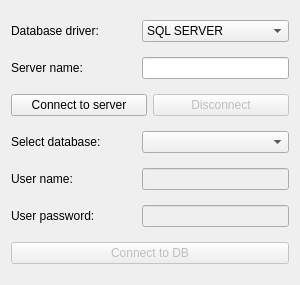
<?xml version="1.0" encoding="UTF-8"?>
<ui version="4.0">
 <class>LoginForm</class>
 <widget class="QWidget" name="LoginForm">
  <property name="geometry">
   <rect>
    <x>0</x>
    <y>0</y>
    <width>300</width>
    <height>285</height>
   </rect>
  </property>
  <property name="minimumSize">
   <size>
    <width>300</width>
    <height>285</height>
   </size>
  </property>
  <property name="maximumSize">
   <size>
    <width>300</width>
    <height>285</height>
   </size>
  </property>
  <property name="windowTitle">
   <string>Login</string>
  </property>
  <property name="windowIcon">
   <iconset resource="../content.qrc">
    <normaloff>:/login/images/icons8_login.ico</normaloff>:/login/images/icons8_login.ico</iconset>
  </property>
  <property name="accessibleDescription">
   <string notr="true"/>
  </property>
  <property name="windowFilePath">
   <string notr="true"/>
  </property>
  <layout class="QVBoxLayout" name="verticalLayout">
   <item>
    <layout class="QHBoxLayout" name="driverListLayout">
     <item>
      <widget class="QLabel" name="label">
       <property name="minimumSize">
        <size>
         <width>125</width>
         <height>0</height>
        </size>
       </property>
       <property name="maximumSize">
        <size>
         <width>125</width>
         <height>125</height>
        </size>
       </property>
       <property name="text">
        <string>Database driver:</string>
       </property>
      </widget>
     </item>
     <item>
      <widget class="QComboBox" name="DriverList">
       <property name="currentIndex">
        <number>0</number>
       </property>
       <property name="maxVisibleItems">
        <number>2</number>
       </property>
       <property name="maxCount">
        <number>2</number>
       </property>
       <item>
        <property name="text">
         <string notr="true" extracomment="QODBC">SQL SERVER</string>
        </property>
       </item>
      </widget>
     </item>
    </layout>
   </item>
   <item>
    <layout class="QHBoxLayout" name="serverLayout">
     <item>
      <widget class="QLabel" name="label_6">
       <property name="minimumSize">
        <size>
         <width>125</width>
         <height>0</height>
        </size>
       </property>
       <property name="maximumSize">
        <size>
         <width>125</width>
         <height>16777215</height>
        </size>
       </property>
       <property name="text">
        <string>Server name:</string>
       </property>
      </widget>
     </item>
     <item>
      <widget class="QLineEdit" name="ServerNameLine"/>
     </item>
    </layout>
   </item>
   <item>
    <layout class="QHBoxLayout" name="ServerConnectionayout">
     <item>
      <widget class="QPushButton" name="ConnectServerButton">
       <property name="text">
        <string>Connect to server</string>
       </property>
      </widget>
     </item>
     <item>
      <widget class="QPushButton" name="DisconnectServerButton">
       <property name="enabled">
        <bool>false</bool>
       </property>
       <property name="text">
        <string>Disconnect</string>
       </property>
      </widget>
     </item>
    </layout>
   </item>
   <item>
    <layout class="QHBoxLayout" name="databaseListLayout">
     <item>
      <widget class="QLabel" name="label_2">
       <property name="minimumSize">
        <size>
         <width>125</width>
         <height>0</height>
        </size>
       </property>
       <property name="maximumSize">
        <size>
         <width>125</width>
         <height>125</height>
        </size>
       </property>
       <property name="text">
        <string>Select database:</string>
       </property>
      </widget>
     </item>
     <item>
      <widget class="QComboBox" name="DatabaseList">
       <property name="maxVisibleItems">
        <number>6</number>
       </property>
       <property name="maxCount">
        <number>999</number>
       </property>
      </widget>
     </item>
    </layout>
   </item>
   <item>
    <layout class="QHBoxLayout" name="usernameLayout">
     <item>
      <widget class="QLabel" name="label_3">
       <property name="minimumSize">
        <size>
         <width>125</width>
         <height>0</height>
        </size>
       </property>
       <property name="maximumSize">
        <size>
         <width>250</width>
         <height>16777215</height>
        </size>
       </property>
       <property name="text">
        <string>User name:</string>
       </property>
      </widget>
     </item>
     <item>
      <widget class="QLineEdit" name="UsernameLine">
       <property name="enabled">
        <bool>false</bool>
       </property>
      </widget>
     </item>
    </layout>
   </item>
   <item>
    <layout class="QHBoxLayout" name="passwordLayout">
     <item>
      <widget class="QLabel" name="label_4">
       <property name="minimumSize">
        <size>
         <width>125</width>
         <height>0</height>
        </size>
       </property>
       <property name="maximumSize">
        <size>
         <width>16777215</width>
         <height>16777215</height>
        </size>
       </property>
       <property name="text">
        <string>User password:</string>
       </property>
      </widget>
     </item>
     <item>
      <widget class="QLineEdit" name="PasswordLine">
       <property name="enabled">
        <bool>false</bool>
       </property>
       <property name="inputMask">
        <string notr="true"/>
       </property>
       <property name="echoMode">
        <enum>QLineEdit::Password</enum>
       </property>
       <property name="placeholderText">
        <string notr="true"/>
       </property>
      </widget>
     </item>
    </layout>
   </item>
   <item>
    <widget class="QPushButton" name="ConnectDBButton">
     <property name="enabled">
      <bool>false</bool>
     </property>
     <property name="text">
      <string>Connect to DB</string>
     </property>
    </widget>
   </item>
  </layout>
 </widget>
 <resources>
  <include location="../content.qrc"/>
 </resources>
 <connections/>
</ui>
